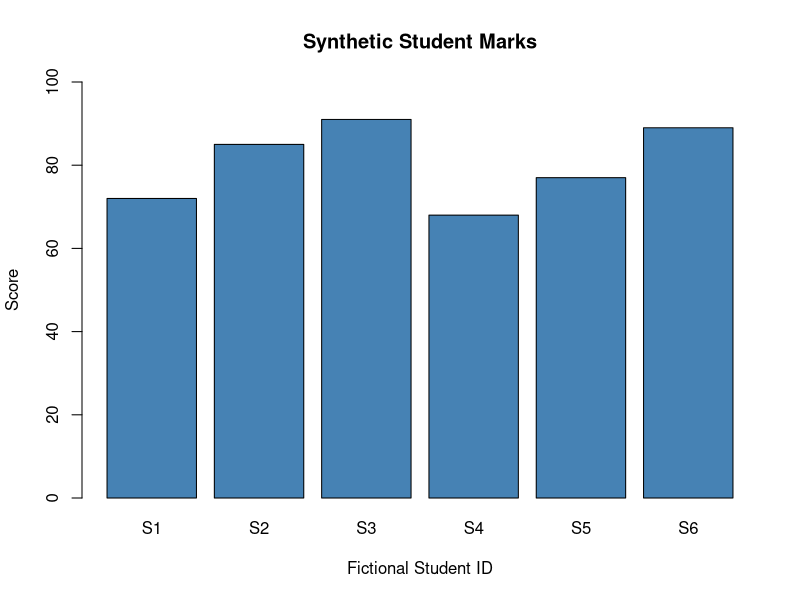

Recreate this plot in R.
## ---- chunk 1
marks <- data.frame(
  student_id = paste0("S", 1:6),
  score = c(72, 85, 91, 68, 77, 89)
)
marks
## ---- chunk 2
stopifnot(is.numeric(marks$score))
stopifnot(all(!is.na(marks$score)))
stopifnot(all(marks$score >= 0 & marks$score <= 100))
str(marks)
## ---- chunk 3
summary_stats <- data.frame(
  statistic = c("Mean", "Median", "Minimum", "Maximum"),
  value = c(mean(marks$score), median(marks$score),
            min(marks$score), max(marks$score))
)
summary_stats
## ---- chunk 4
barplot(
  marks$score,
  names.arg = marks$student_id,
  main = "Synthetic Student Marks",
  xlab = "Fictional Student ID",
  ylab = "Score",
  ylim = c(0, 100),
  col = "steelblue"
)
